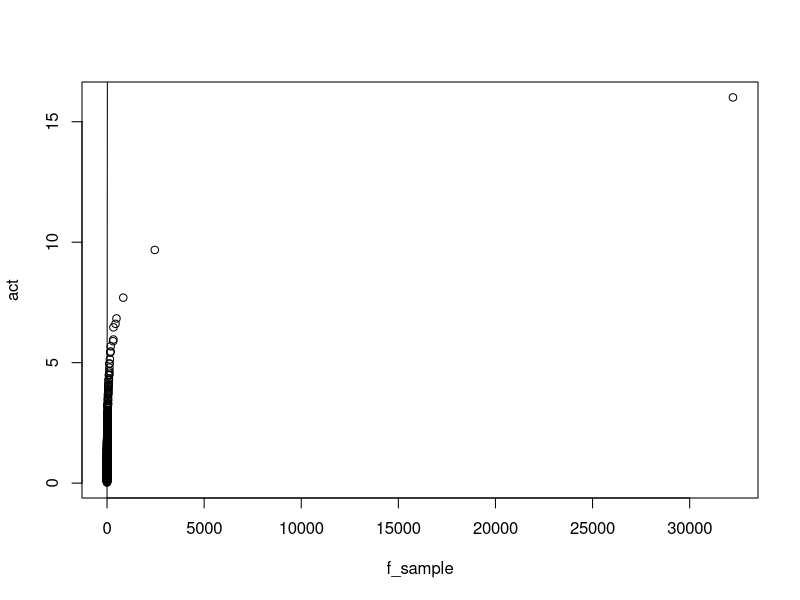
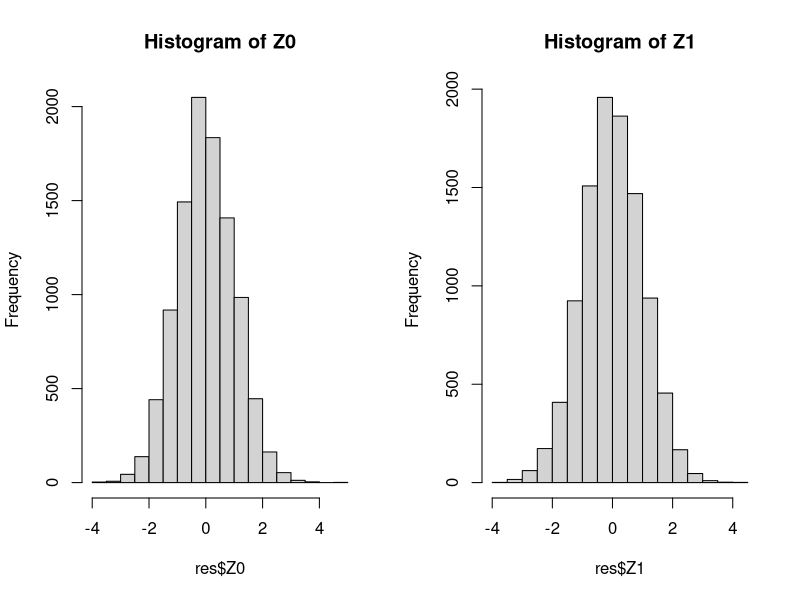
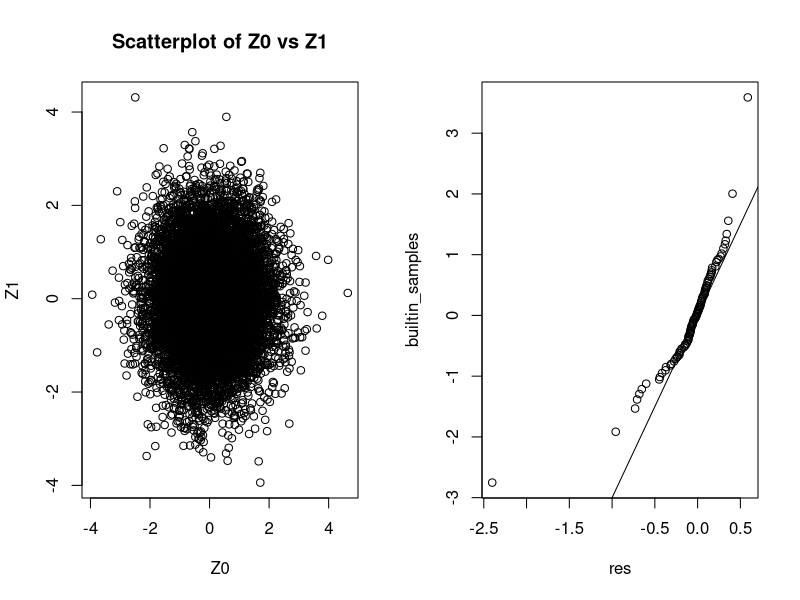

The R source for these figures, in order:

# Q1

df1 <- 5
df2 <- 10
n <- 1000  

set.seed(123)

uni_sample1 <- runif(1000)
uni_sample2 <- runif(1000)

chi_sample1 <- -2 * log(uni_sample1)
chi_sample2 <- -2 * log(uni_sample2)
f_sample <- (chi_sample1 / df1) / (chi_sample2 / df2)

print(f_sample)


act = rf(n, df1, df2)

qqplot(f_sample, act)
abline(0,1)

# Q2

my.polar = function(n){
  res = rep(0, n)
  count = 1
  Z0 = rep(NA, n)
  Z1 = rep(NA, n)
  while(count <= n) {
    while(TRUE){
      v1 = 2 * runif(1) - 1
      v2 = 2 * runif(1) - 1
      
      s = v1 ^ 2 + v2 ^ 2
      if(s > 1){
        next
      }
      else{
        break
      }
    }
    z0 = v1 * sqrt(-2 * log(s)/s)
    z1 = v2 * sqrt(-2 * log(s)/s)
    Z0[count] = z0
    Z1[count] = z1
    count = count + 1
  }
  
  
  return(list(Z0 = Z0, Z1 = Z1))
}

n = 10000
res = my.polar(10000)

mean_Z0 <- mean(res$Z0)
sd_Z0 <- sd(res$Z0)
mean_Z1 <- mean(res$Z1)
sd_Z1 <- sd(res$Z1)

cat("Mean of Z0:", mean_Z0, "\n")
cat("Standard deviation of Z0:", sd_Z0, "\n")
cat("Mean of Z1:", mean_Z1, "\n")
cat("Standard deviation of Z1:", sd_Z1, "\n")

par(mfrow=c(1,2))
hist(res$Z0, main="Histogram of Z0")
hist(res$Z1, main="Histogram of Z1")

plot(res$Z0, res$Z1, xlab="Z0", ylab="Z1", main="Scatterplot of Z0 vs Z1")

# Q3

rchisq_unif <- function(n, df) {
  U <- runif(n)
  X <- -2 * log(U) / df
  X[X < 0] <- 0  
  return(X)
}


standard_model <- function() {
  
  while (TRUE) {
    U1 <- 2 * runif(1) - 1
    U2 <- 2 * runif(1) - 1
    S <- U1^2 + U2^2
    
    if (S < 1) {
      break
    }
  }
  
  Z <- U1 * sqrt(-2 * log(S) / S)
  
  return(Z)
}


mixture_t <- function(n) {
  samples <- numeric(n)
  components <- c(3, 5, 7)
  probabilities <- c(0.3, 0.35, 0.35)
  
  for (i in 1:n) {
    u <- runif(1)
    component <- ifelse(u <= 0.3, 3, ifelse(u <= 0.65, 5, 7))
    
    W <- rchisq_unif(1, df = component)
    Z <- standard_model()
    samples[i] <- Z * sqrt(W / component)
  }
  
  return(samples)
}

set.seed(123)
res = mixture_t(100)
res

set.seed(123)  
builtin_samples <- 0.3 * rt(1000, df = 3) + 0.35 * rt(1000, df = 5) + 0.35 * rt(1000, df = 7)

qqplot(res, builtin_samples)
abline(0, 3)

# Q4

rmultivarNorm <- function(n, mu, Sigma) {
  p <- length(mu)
  z <- matrix(runif(n * p), ncol = p)
  L <- matrix(0, nrow = p, ncol = p)
  
  for (i in 1:p) {
    for (j in 1:i) {
      if (i == j) {
        L[i, i] <- sqrt(Sigma[i, i] - sum(L[i, 1:(i-1)]^2))
      } else {
        L[i, j] <- (Sigma[i, j] - sum(L[i, 1:(j-1)] * L[j, 1:(j-1)])) / L[j, j]
      }
    }
  }
  
  x <- z %*% t(L)
  x <- t(t(x) + mu)
  
  return(x)
}

mu <- c(1, 2)
Sigma <- matrix(c(2, 1, 1, 3), nrow = 2)

n <- 100
samples <- rmultivarNorm(n, mu, Sigma)
cat("Mean of generated samples:\n")
print(colMeans(samples))
cat("Covariance of generated samples:\n")
print(cov(samples))


# Q5

data(ChickWeight, package = "datasets")


my_ls <- function(y, x1, x2) {

  X <- model.matrix(~ x1 + x2, data = data.frame(x1 = x1, x2 = x2))
  coef <- solve(t(X) %*% X) %*% t(X) %*% y
  return(coef)
}

fit <- my_ls(ChickWeight$weight, ChickWeight$Time, ChickWeight$Diet)
print(fit)

# Q6

library(MASS)
library(mgcv)
attach(mcycle)

spline_model <- gam(accel ~ s(times), data = mcycle)
spline_preds <- predict(spline_model)
mse_spline <- mean((mcycle$accel - spline_preds)^2)

cat("MSE of spline model:", mse_spline, "\n")

bic <-c()
for (i in 1:20){
  bic=c(bic,BIC(lm(accel~poly(times,i,raw=T), data = mcycle)))
}
bic

best_degree <- which.min(bic)  

poly_model <- lm(accel ~ poly(times, best_degree, raw = TRUE), data = mcycle)
poly_preds <- predict(poly_model)
mse_poly <- mean((mcycle$accel - poly_preds)^2)

cat("MSE of polynomial regression model:", mse_poly, "\n")

